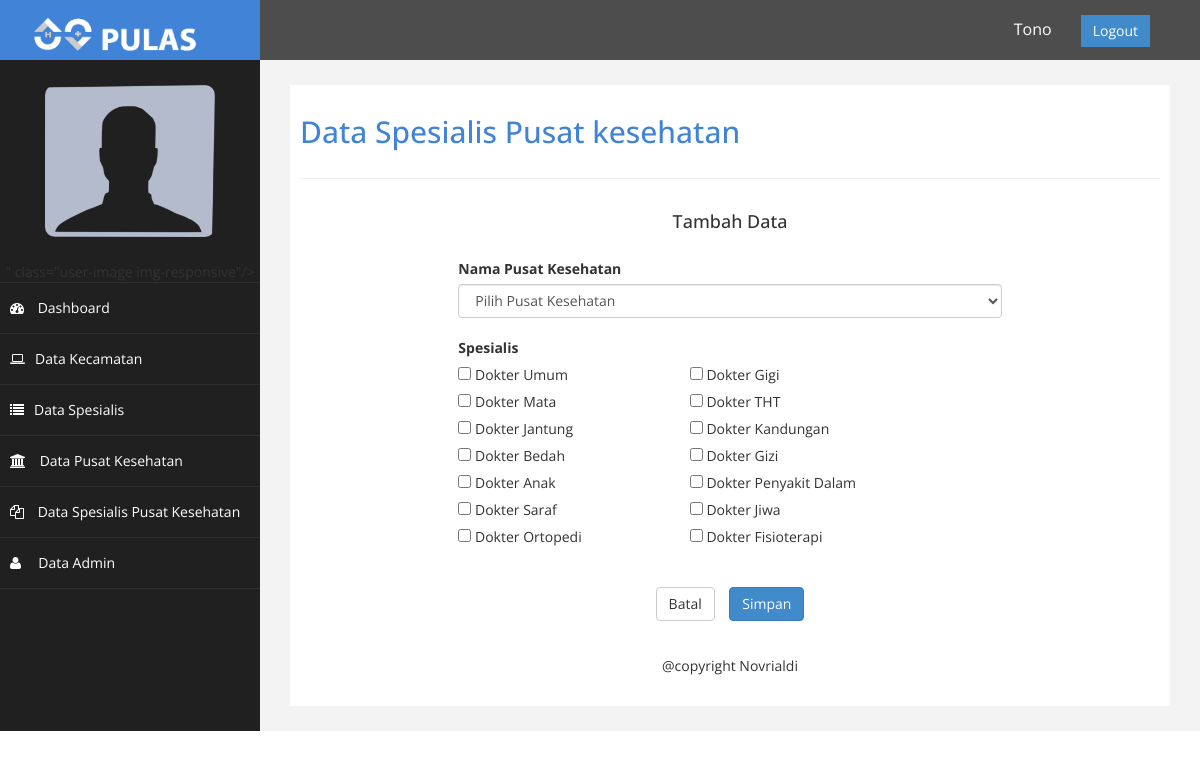
Page /pulas_new/spes_puskes/tambah.php (signed in) on the committed database.
### tables this page shows
CREATE TABLE `spesialis` (
  `id_spesialis` int(11) NOT NULL,
  `jenis_spesialis` varchar(50) NOT NULL
);

### pulas_new/spes_puskes/tambah.php (the view, shortened to what this page needs)
<?php
    require '../header.php';
?>
        <div id="page-wrapper" >
            <div id="page-inner">
                <div class="row">
                    <div class="col-md-12">
                     <h2>Data Spesialis Pusat kesehatan</h2>
                    </div>
                </div>
                 <hr />
            <div class="row">
                <div class="col-md-12">
                    <div class="col-md-12">
                         <h4 class="modal-title" style="text-align: center;">Tambah Data</h4>
                    </div><br/><br/></br>
                    <div class="col-md-8 col-md-offset-2">
                        <form action="tambah.act" method="post" enctype="multipart/form-data">
                            <div class="form-group">
                                <label>Nama Pusat Kesehatan</label>
                        <select class="form-control" name="upuskes">
                            <option value="">Pilih Pusat Kesehatan</option>
                            </select>
								<div class="form-group">
                        <label>Spesialis</label>
                        <table width="100%">
                            <tr>
                        <?php
                            $brg=mysql_query("select * from spesialis");
                                $no=100;
                                $kl=2;$br=0;
                                while($b=mysql_fetch_array($brg)){
                                    if($br>=$kl){
                                        echo "</tr><tr>";$br=0;
                                    }
                                    $br++;
                        ?>
                            <td>
                            <div class="">
                            <input id="checkbox<?php echo $b['id_spesialis'];?>" type="checkbox" name="uspesialis[]" value="<?php echo $b['id_spesialis']?>">
                            <label style="font-weight: normal;" for="checkbox <?php echo $no;?>">Dokter <?php echo $b['jenis_spesialis']?></label>
                            </div>
                            </td>
                        <?php $no++; }?>
                            </tr>
                        </table>
                    </div></br>
                            <div class="form-group" style="text-align: center;">
                                <a href="../spes_puskes" class="btn btn-default">Batal</a>&nbsp;&nbsp;&nbsp;
                                <input type="submit" class="btn btn-primary" value="Simpan">
                            </div>
                        </form>
                    </div>
                     </div>
        </div>
    </div>
<?php
    require '../footer.php';
?>

### pulas_new/header.php (shortened to what this page needs)
<!DOCTYPE html>
<html>
<head>
    <link href="../assets/css/bootstrap.css" rel="stylesheet" />
    <link href="../assets/css/font-awesome.css" rel="stylesheet" />
    <link href="../assets/css/custom.css" rel="stylesheet" />
</head>
<body onload="initialize()">
    <div id="wrapper">
        <nav class="navbar navbar-default navbar-cls-top " role="navigation" style="margin-bottom: 0">
            <div class="navbar-header">
                <a class="navbar-brand" href="../dashboard"><img src="../assets/img/pulass.png" height="40px" width="200px"></a>
            </div>
            <?php
                $use=$_SESSION['uname'];
                $fo=mysql_query("select nama, Foto from admin where username='$use'");
                while($f=mysql_fetch_array($fo)){
            ?>
            <div style="color: white; padding: 15px 50px 5px 50px; float: right; font-size: 16px;">
                <?php echo $f['nama']; ?> &nbsp; &nbsp; &nbsp;
                <a onclick="if(confirm('Apakah anda yakin ingin keluar ?')){location.href='../func/logout.php';}" class="btn btn-primary square-btn-adjust">Logout</a>
            </div>
        </nav>
        <nav class="navbar-default navbar-side" role="navigation">
            <div class="sidebar-collapse">
                <ul class="nav" id="main-menu">
				    <li class="text-center">
					<?php
	  if(empty($f['Foto'] )){
?>
      <img src="../assets/img/no.png" class="user-image img-responsive">
<?php
	  }else {
?>
      <img src="../assets/img/<?php echo $f['Foto']; }?>" class="user-image img-responsive"/>
<?php
}
?>
				    </li>
                    <?php
                        $page = basename(dirname($_SERVER['PHP_SELF']));
                    ?>
                    <li>
                        <a class="<?php if($page=='dashboard'){echo 'active-menu';}?>" href="../dashboard"><i class="fa fa-dashboard"></i>&nbsp;Dashboard</a>
                    </li>
                    <li>
                        <a class="<?php if($page=='kec'){echo 'active-menu';}?>" href="../kec"><i class="fa fa-laptop"></i>Data Kecamatan</a>
                            </li>
                    <li>
                        <a class="<?php if($page=='spes'){echo 'active-menu';}?>" href="../spes"><i class="fa fa-list"></i>Data Spesialis</a>
                            </li>
                    <li>
                        <a class="<?php if($page=='puskes'){echo 'active-menu';}?>" href="../puskes"><i class="fa fa-university"></i>&nbsp;Data Pusat Kesehatan
                        </a>
                    </li>
					<li>
                        <a class="<?php if($page=='spespuskes'){echo 'active-menu';}?>" href="../spes_puskes"><i class="fa fa-files-o"></i>&nbsp;Data Spesialis Pusat Kesehatan
                        </a>
                    </li>
                    <li>
                        <a class="<?php if($page=='administrator'){echo 'active-menu';}?>" href="../administrator"><i class="fa fa-user"></i>&nbsp;&nbsp;Data Admin</a>
                    </li>
                </ul>
            </div>
        </nav>

### pulas_new/footer.php (shortened to what this page needs)
   <div id="page-inner" style="text-align: center;">@copyright Novrialdi</div>
   </div>
</div>
</body>
</html>

### pulas_new/assets/css/custom.css (style rules this page uses)
body { font-family: 'Open Sans', sans-serif; }
#wrapper { width: 100%; background:#202020; }
#page-wrapper { padding: 15px 15px; min-height: 600px; background:#F3F3F3; }
#page-inner { width:100%; margin:10px 20px 10px 0px; background-color:#fff!important; padding:10px; }
.text-center { text-align:center; }
h2 { color: #4183D7; }
h4 { padding-top:10px; }
.square-btn-adjust { border: 0px solid transparent; -webkit-border-radius: 0px; -moz-border-radius: 0px; border-radius: 0px; }
.user-image { margin: 25px auto; -webkit-border-radius: 10px; -moz-border-radius: 10px; border-radius: 10px; max-height:170px; max-width:170px; }
.navbar-cls-top .navbar-brand { color: #fff; background: #4183D7; width: 260px; text-align: center; height: 60px; font-size: 30px; font-weight: 700; }
.sidebar-collapse , .sidebar-collapse .nav { background:none; }
.sidebar-collapse .nav { padding:0; }
.sidebar-collapse .nav > li > a { color:#fff; background:#202020; text-shadow:none; }
.sidebar-collapse > .nav > li > a { padding:15px 10px; }
.sidebar-collapse > .nav > li { border-bottom: 1px solid rgba(107, 108, 109, 0.19); }
.navbar-side { border:none; background-color: #202020; }
.navbar-cls-top { background:#4D4D4D; border-bottom:none; }
.navbar-default { border:0px solid black; }
.navbar-header { background: #446CB3; }
.nav > li > a > i { margin-right:10px; }
@media (min-width:768px) { #page-wrapper { margin: 0 0 0 260px; padding: 15px 30px; } }
@media (min-width:768px) { .navbar-side { z-index: 1; position: absolute; width: 260px; } }
@media (min-width:768px) { .navbar { border-radius: 0px; } }

### rows in the picture
spesialis: jenis_spesialis "Umum"
spesialis: jenis_spesialis "Gigi"
spesialis: jenis_spesialis "Mata"
spesialis: jenis_spesialis "THT"
spesialis: jenis_spesialis "Jantung"
spesialis: jenis_spesialis "Kandungan"
spesialis: jenis_spesialis "Bedah"
spesialis: jenis_spesialis "Gizi"
spesialis: jenis_spesialis "Anak"
spesialis: jenis_spesialis "Penyakit Dalam"
spesialis: jenis_spesialis "Saraf"
spesialis: jenis_spesialis "Jiwa"
spesialis: jenis_spesialis "Ortopedi"
spesialis: jenis_spesialis "Fisioterapi"

### other values in the picture
$f['nama'] "Tono"
